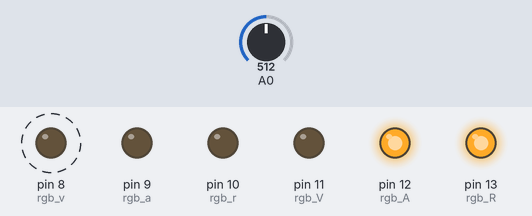
A sketch run on a simulated Arduino Uno, built with avr-gcc and run on an emulated ATmega328P. Shown: output pins drawn as LEDs (lit = HIGH). Dashed ring = blinking. The test bench sets the inputs (shaded band); at power-on: A0 = 512.

Above: at 6.4 s.
6.5 s: A0 set to 0
At 12.5 s:
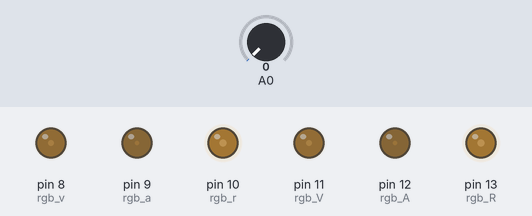
12.8 s: A0 set to 122
At 13.16 s:
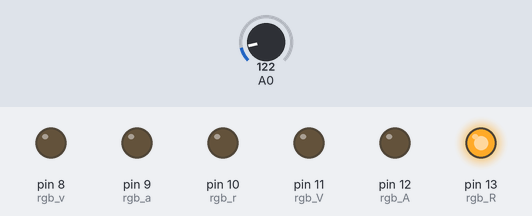
At 13.89 s:
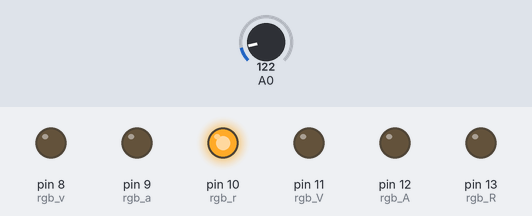
Timing chart, 0 to 25.1 s (numbered marks = the images above; inputs shaded):
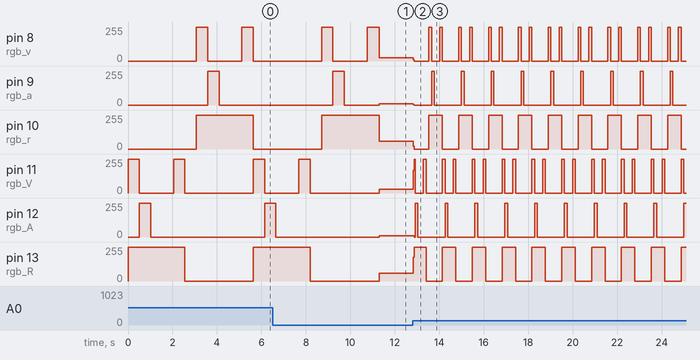

Measured:
- after the input at 12.8 s, pin 8 (rgb_v): 25/255 → 10/255 at once, then repeats every 1.3 s: 0/255 0.67 s, 255/255 0.12 s, 0/255 0.37 s, 255/255 0.12 s; pin 10 (rgb_r): 59/255 → 22/255 at once, then repeats every 1.3 s: 0/255 0.67 s, 255/255 0.61 s
- by itself, pin 8 (rgb_v): alternates 255/255 for 0.51 s and 0/255 for 1.5 s

The sketch:

fantabulous_lappi_waasa1.ino
```cpp
int t=0;

#define boton_up 7

#define rgb_R 13
#define rgb_A 12
#define rgb_V 11

#define rgb_r 10
#define rgb_a 9
#define rgb_v 8


void setup()
{
  pinMode(rgb_R , OUTPUT);
  pinMode(rgb_A , OUTPUT);
  pinMode(rgb_V , OUTPUT);
  pinMode(rgb_r , OUTPUT);
  pinMode(rgb_a , OUTPUT);
  pinMode(rgb_v , OUTPUT);
  pinMode(boton_up , INPUT);
}

void loop()
{

t=analogRead(A0);

digitalWrite(rgb_V , HIGH);
digitalWrite(rgb_R , HIGH);
delay(t);
digitalWrite(rgb_V , LOW);
digitalWrite(rgb_R , LOW);
digitalWrite(rgb_R , HIGH);
digitalWrite(rgb_A , HIGH);
delay(t);
digitalWrite(rgb_A , LOW);
delay(t);
digitalWrite(rgb_R , HIGH);
delay(t);
digitalWrite(rgb_V , HIGH);
digitalWrite(rgb_R , HIGH);
delay(t);
digitalWrite(rgb_V , LOW);
digitalWrite(rgb_R , LOW);
delay(t);
digitalWrite(rgb_v , HIGH);
digitalWrite(rgb_r , HIGH);
delay(t);
digitalWrite(rgb_v , LOW);
digitalWrite(rgb_r , LOW);
digitalWrite(rgb_r , HIGH);
digitalWrite(rgb_a , HIGH);
delay(t);
digitalWrite(rgb_a , LOW);
delay(t);
digitalWrite(rgb_r , HIGH);
delay(t);
digitalWrite(rgb_v , HIGH);
digitalWrite(rgb_r , HIGH);
delay(t);
digitalWrite(rgb_v , LOW);
digitalWrite(rgb_r , LOW);
}
```
